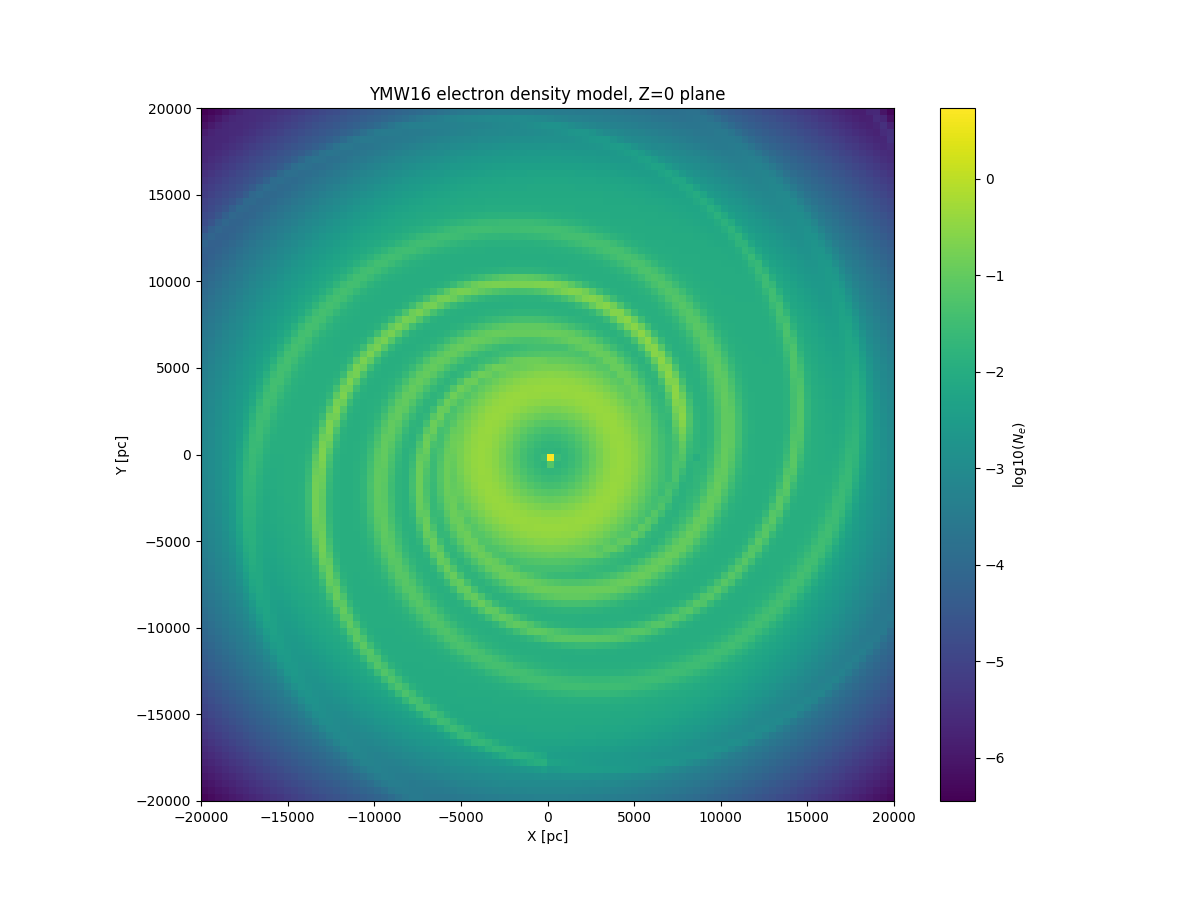

The script that saved this image:
#!/usr/bin/env python
"""
# plot_galaxy_ne.py

Plot electron density of galaxy using ymw16.ne_crd
"""

import pyymw16
import pylab as plt
import numpy as np

d = np.zeros((100, 100))

for ii in range(100):
    for jj in range(100):
            x, y, z = (ii - 50) * 400, (jj - 50) * 400, 0
            d[ii, jj] = pyymw16.calculate_electron_density_xyz(x, y, z)

plt.figure(figsize=(4*3, 3*3))
plt.title("YMW16 electron density model, Z=0 plane")
plt.imshow(np.log10(d), extent=(-50*400, 50*400, -50*400, 50*400))
plt.xlabel("X [pc]")
plt.ylabel("Y [pc]")
cbar = plt.colorbar()
cbar.set_label("log10($N_e$)")
plt.savefig("plot_galaxy_ne.png")
plt.show()
